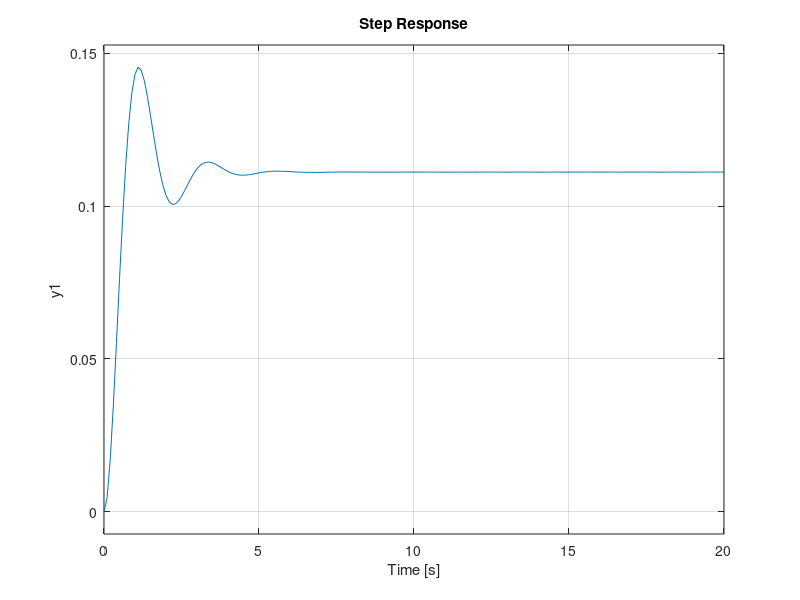

Here is the MATLAB script that generated this plot:
% Clear
clear
clc
close all

%% Second Order Underdamped System
% G(s) = 1 / s^2 + 2*s + 1
% G(s) = 1 / s^2 + 2(0.1) + 9

d = 1;

a = 1;
b = 2.1;
c = 9;

G_num = [d];
G_den = [a b c];
G = tf(G_num,G_den)

% step response
step(G,0:0.1:20)